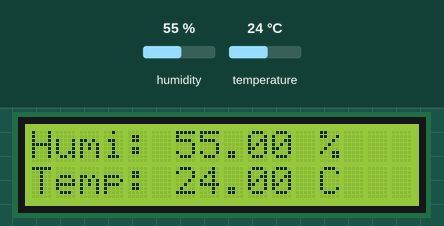
Simulated run of this sketch. Board: Arduino Uno, built with avr-gcc and run on an emulated ATmega328P. On the bench: 16×2 character LCD. Inputs (shaded band) come from the test bench; at power-on: humidity 55 %, temperature 24 °C. What the sketch prints to the serial monitor is not drawn.

Above: at 1.2 s.
1.3 s: humidity set to 22 %
At 4.0 s:
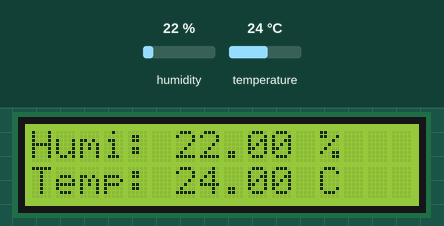
4.7 s: temperature set to 12 °C
At 5.9 s:
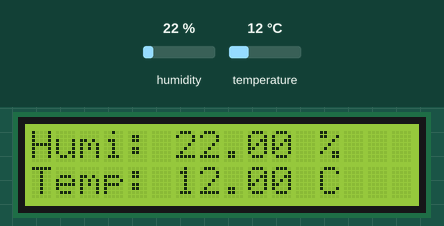
8.1 s: humidity set to 40 %
At 10.9 s:
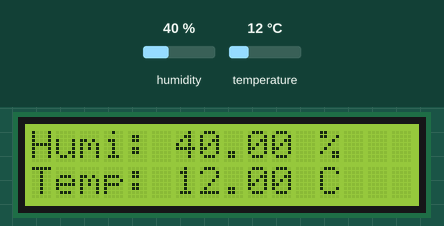
12.0 s: temperature set to 19 °C
At 14.0 s:
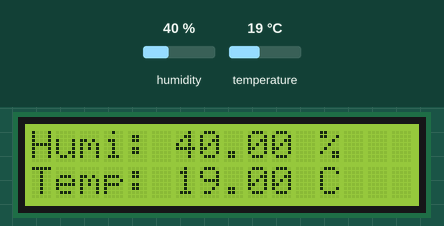
Timing chart, 0 to 15.5 s (numbered marks = the images above; inputs shaded):
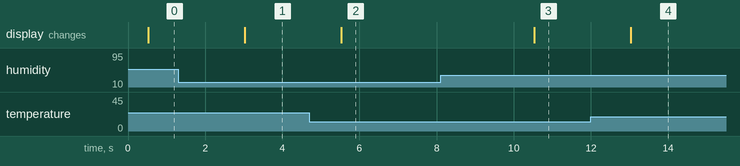

The sketch:

temp_humi_sensor.ino
```cpp
#include <DHT.h>
#include <DHT_U.h>
#include <LiquidCrystal.h>  // 액정 디스플레이 라이브러리

#define DHTPIN 8
#define DHTTYPE DHT11

DHT dht(DHTPIN, DHTTYPE);
LiquidCrystal lcd(12, 11, 5, 4, 3, 2);

unsigned long previousMillis = 0;
const long interval = 500;

void setup() {
  lcd.begin(16, 2);  // 16칸 2줄 LCD 디스플레이 사용
  Serial.begin(9600);
  dht.begin();
}

void loop() {
  unsigned long currentMillis = millis();

  if (currentMillis - previousMillis >= interval) {
    previousMillis = currentMillis;

    float humi, temp;
    temp = dht.readTemperature();
    humi = dht.readHumidity();

    if (isnan(humi) || isnan(temp)) {
      Serial.println("Failed to read from DHT Sensor!!");
      return;
    }

        // 액정화면 표시
    lcd.setCursor(0, 0);
    lcd.print("Humi: "); lcd.print(humi); lcd.print(" %");
    lcd.setCursor(0, 1);
    lcd.print("Temp: "); lcd.print(temp); lcd.print(" C");

    Serial.print("Temperature: ");
    Serial.print(temp);
    Serial.print("°C , Humidity: ");
    Serial.print(humi);
    Serial.println("%");
  }
}
```

Measured:
- after the input at 1.3 s, the display: changes after 1.7 s (image 1)
- after the input at 4.7 s, the display: changes after 0.83 s (image 2)
- after the input at 8.1 s, the display: changes after 2.4 s (image 3)
- after the input at 12.0 s, the display: changes after 1.0 s (image 4)
